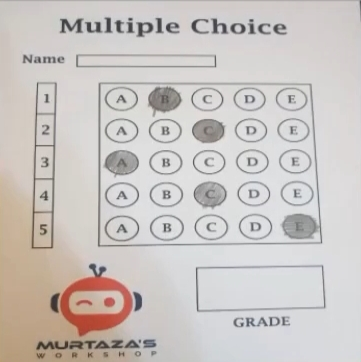
#> input picture IMG_20241014_172639.jpg, 361 x 362 px, found by its file name
$ python OMR.py
#> lines starting #> are read from the running program, lines starting #| are printed output that depends on the picture; after the words box and inside, x2 and y2 are one past the last pixel; in counts of white or black regions, pixels touching at a corner belong together
### UTILS.py
import cv2
import numpy as np

def stackImages(imgArray, scale, labels=[]):
    rows = len(imgArray)
    cols = len(imgArray[0])
    rowsAvailable = isinstance(imgArray[0], list)

    # Get the width and height from the first image
    width = imgArray[0][0].shape[1]
    height = imgArray[0][0].shape[0]

    if rowsAvailable:
        for x in range(rows):
            for y in range(cols):
                imgArray[x][y] = cv2.resize(imgArray[x][y], (0, 0), None, scale, scale)
                if len(imgArray[x][y].shape) == 2:
                    imgArray[x][y] = cv2.cvtColor(imgArray[x][y], cv2.COLOR_GRAY2BGR)

        imageBlank = np.zeros((height, width, 3), np.uint8)
        hor = [imageBlank] * rows
        for x in range(rows):
            hor[x] = np.hstack(imgArray[x])

        ver = np.vstack(hor)

    else:
        for x in range(rows):
            imgArray[x] = cv2.resize(imgArray[x], (0, 0), None, scale, scale)
            if len(imgArray[x].shape) == 2:
                imgArray[x] = cv2.cvtColor(imgArray[x], cv2.COLOR_GRAY2BGR)

        ver = np.hstack(imgArray)

    if len(labels) != 0:
        eachImgWidth = int(ver.shape[1] / cols)
        eachImgHeight = int(ver.shape[0] / rows)

        for d in range(rows):
            for c in range(cols):
                cv2.rectangle(ver, (c * eachImgWidth, eachImgHeight * d),
                              (c * eachImgWidth + len(labels[d][c]) * 13 + 27,
                               eachImgHeight * (d + 1)), (0, 255, 0), 2)
                cv2.putText(ver, labels[d][c], (eachImgWidth * c + 10, eachImgHeight * d + 20),
                            cv2.FONT_HERSHEY_COMPLEX, 0.7, (255, 255, 255), 2)

    return ver


def rectCountour(coutours):

    rectCon= []
    for i in coutours:
        area= cv2.contourArea(i)
        # print("Area",area)
        if area>50:
            peri= cv2.arcLength(i,True)
            approx= cv2.approxPolyDP(i,0.02*peri,True)

            # print("Corner Points",len(approx))
            if len(approx)==4:
                rectCon.append(i)
    rectCon = sorted(rectCon,key=cv2.contourArea, reverse=True)

    return rectCon


def getCornerPoints(cont):
    peri= cv2.arcLength(cont,True)
    approx= cv2.approxPolyDP(cont,0.02*peri,True)
    return approx


def reorder(myPoints):

    myPoints = myPoints.reshape((4,2))
    myPointsNew= np.zeros((4,1,2),np.int32)
    add= myPoints.sum(1)
    # print(myPoints)
    # print(add)
    myPointsNew[0]= myPoints[np.argmin(add)]    #[0,0]
    myPointsNew[3]= myPoints[np.argmax(add)]    #[w,h]
    diff= np.diff(myPoints,axis=1)
    myPointsNew[1]= myPoints[np.argmin(diff)]   #[w,0]
    myPointsNew[2]= myPoints[np.argmax(diff)]   #[0,h]
    # print(diff)

    return myPointsNew


def splitBoxes(img):
    rows=np.vsplit(img,5)
    boxes=[]
    for r in rows:
        cols= np.hsplit(r,5)
        for box in cols:
            boxes.append(box)
            # cv2.imshow("Split",box)
    return boxes


def showAnswers(img,myIndex,grading,ans,questions,choices):
    secW= int(img.shape[1]/questions)
    secH= int(img.shape[0]/choices)

    for x in range(0,questions):
        myAns= myIndex[x]
        cX=(myAns*secW)+secW//2
        cY=(x*secH)+secH//2

        if grading[x]==1:
            myColor=(0,255,0)
        else:
            myColor=(0,0,255)
            correctAns= ans[x]
            cv2.circle(img,((correctAns*secW)+secW//2,(x*secH)+secH//2) ,0,(0,255,0),cv2.FILLED)

        cv2.circle(img,(cX,cY),50,myColor,cv2.FILLED)

    return img

### OMR.py
import cv2
import numpy as np
import UTILS

path = r"C:\Users\Siddhant\Desktop\MV Project\IMG_20241014_172639.jpg"
widthImg = 700
heightImg = 700
questions = 5
choices = 5
ans = [1,2,0,1,4]


img = cv2.imread(path)
#> img is the input picture: shape (362, 361, 3); mean B, G, R 194.8, 197.8, 203.1

#PreProcess
img = cv2.resize(img,(widthImg,heightImg))
#> img: shape (700, 700, 3)
imgContours=img.copy()
imgFinal=img.copy()
imgBiggestContours=img.copy()

imgGray = cv2.cvtColor(img,cv2.COLOR_BGR2GRAY)
imgBlur = cv2.GaussianBlur(imgGray,(5,5),1)
imgCanny = cv2.Canny(imgBlur,10,50)
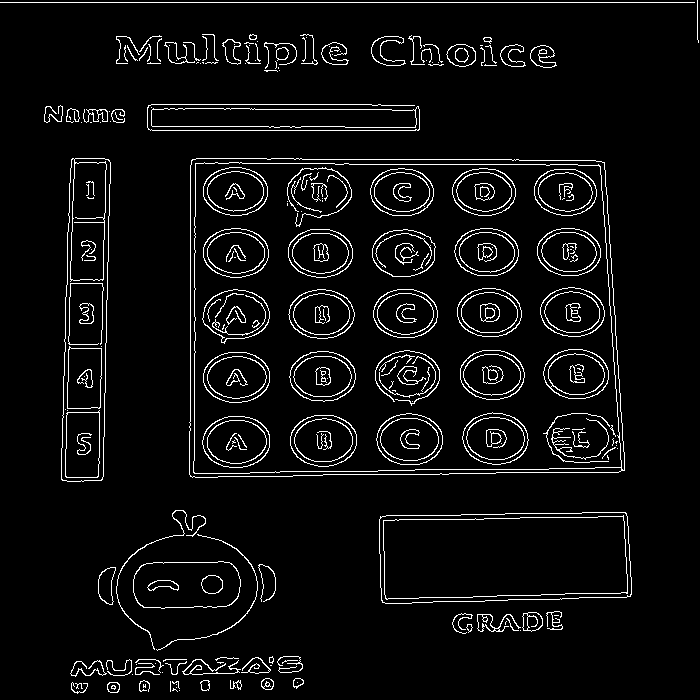
#> imgCanny: shape (700, 700); 5.3% white in thin lines or dots


#finding all contours
countours,hierarchy = cv2.findContours(imgCanny,cv2.RETR_EXTERNAL,cv2.CHAIN_APPROX_NONE)
#> countours = 119 contours, 88 with area under 20; largest, box (x1, y1, x2, y2) and area: (189, 158, 625, 478) 133658, (379, 512, 632, 604) 21464, (61, 158, 111, 482) 13161, (147, 104, 420, 131) 4642, (133, 561, 241, 609) 4499
cv2.drawContours(imgContours,countours,-1,(0,255,0),10)
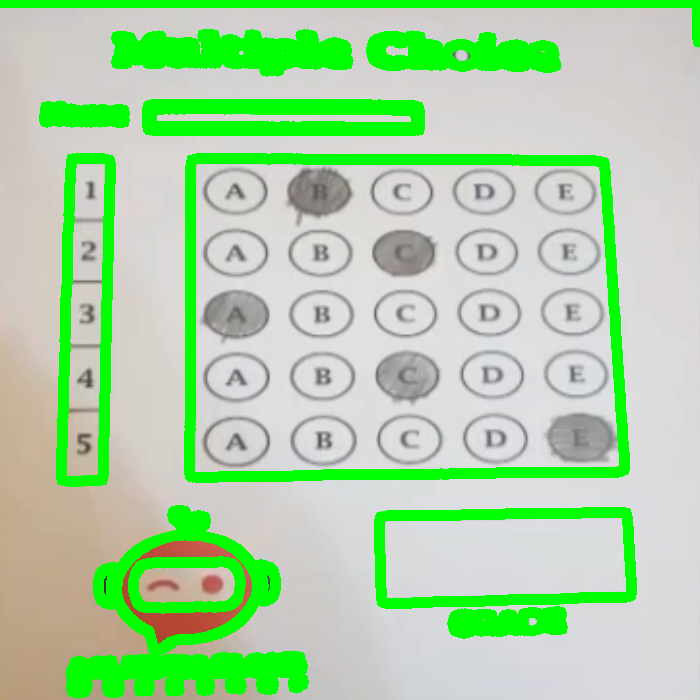
#> imgContours: shape (700, 700, 3); mean B, G, R 165.7, 211.8, 172


#find rectangles
rectCon= UTILS.rectCountour(countours)
#> the loop in rectCountour, `for i in coutours:` made 119 passes
#> (area, peri, approx) on passes 47, 49, 50, 63: (21463.5, 674.2, [[626, 513], [380, 516], [381, 600], [630, 596]]), (133657.5, 1493.8, [[191, 160], [190, 476], [624, 470], [604, 162]]), (13161, 732.9, [[72, 158], [61, 479], [101, 480], [110, 162]]), (4642.5, 1761.6, [[147, 107], [419, 129]])
#> after the loop in rectCountour, `for i in coutours:`: rectCon = 3 contours; box (x1, y1, x2, y2) and area: (189, 158, 625, 478) 133658, (379, 512, 632, 604) 21464, (61, 158, 111, 482) 13161
biggestContour= UTILS.getCornerPoints(rectCon[0])
#> in getCornerPoints, `peri= cv2.arcLength(cont,True)`: peri = 1493.8
#> in getCornerPoints, `approx= cv2.approxPolyDP(cont,0.02*peri,True)`: approx = [[191, 160], [190, 476], [624, 470], [604, 162]]
#> biggestContour = [[191, 160], [190, 476], [624, 470], [604, 162]]
# print(biggestContour.shape)
gradePoints = UTILS.getCornerPoints(rectCon[1])
#> gradePoints = [[626, 513], [380, 516], [381, 600], [630, 596]]
# print(biggestContour)


if biggestContour.size!=0 and gradePoints.size!=0:
    cv2.drawContours(imgBiggestContours,biggestContour,-1,(0,255,0),20)
    cv2.drawContours(imgBiggestContours,gradePoints,-1,(255,0,0),20)

    biggestContour= UTILS.reorder(biggestContour)
#> in reorder, `myPoints = myPoints.reshape((4,2))`: myPoints = [[191, 160], [190, 476], [624, 470], [604, 162]]
#> in reorder, `add= myPoints.sum(1)`: add = [351, 666, 1094, 766]
#> in reorder, `diff= np.diff(myPoints,axis=1)`: diff = [-31, 286, -154, -442]
#> biggestContour = [[191, 160], [604, 162], [190, 476], [624, 470]]
    gradePoints= UTILS.reorder(gradePoints)
#> gradePoints = [[380, 516], [626, 513], [381, 600], [630, 596]]

    pt1 = np.float32(biggestContour)
#> pt1 = [[191, 160], [604, 162], [190, 476], [624, 470]]
    pt2 = np.float32([[0,0],[widthImg,0],[0,heightImg],[widthImg,heightImg]])
    matrix= cv2.getPerspectiveTransform(pt1,pt2)
#> matrix = [[1.68, 0.00531, -321.5], [-0.0115, 2.37, -376.4], [-6.08e-05, 0.000167, 1]]
    imgWarpColored= cv2.warpPerspective(img,matrix,(widthImg,heightImg))


    ptG1 = np.float32(gradePoints)
#> ptG1 = [[380, 516], [626, 513], [381, 600], [630, 596]]
    ptG2 = np.float32([[0,0],[325,0],[0,150],[325,150]])
    matrixG = cv2.getPerspectiveTransform(ptG1,ptG2)
#> matrixG = [[1.39, -0.0165, -519.2], [0.0234, 1.92, -1000.6], [-4.7e-05, 0.000157, 1]]
    imgGradeDisplay = cv2.warpPerspective(img,matrixG,(325,150))
    # cv2.imshow("Grade",imgGradeDisplay)


    #Apply threshold
    imgWarpGray = cv2.cvtColor(imgWarpColored,cv2.COLOR_BGR2GRAY)
    imgThresh = cv2.threshold(imgWarpGray,170,255,cv2.THRESH_BINARY_INV)[1]
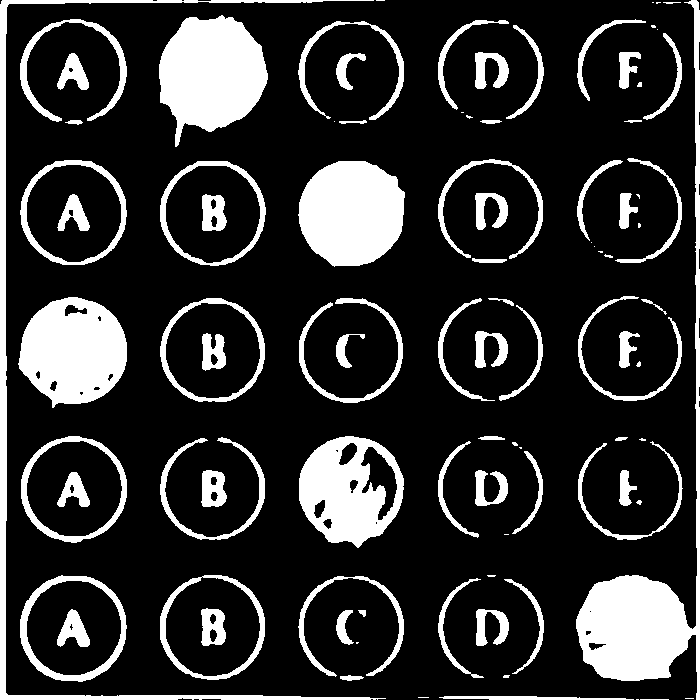
#> imgThresh: shape (700, 700); 19.3% white; 93 white regions (23 under 20 px), largest, box (x1, y1, x2, y2) and area: (576, 0, 700, 700) 12455, (159, 15, 268, 147) 9741, (298, 161, 405, 267) 8920


    boxes= UTILS.splitBoxes(imgThresh)
#> in splitBoxes, `rows=np.vsplit(img,5)`: rows = 5 items
#> the loop in splitBoxes, `for r in rows:` made 5 passes
#> after the loop in splitBoxes, `for r in rows:`: boxes = 25 items
#> boxes = 25 items
    # cv2.imshow("Test",boxes[2])
    # print(cv2.countNonZero(boxes[1]),cv2.countNonZero(boxes[2]))


    #getting non zero pixel values of each box
    myPixelVal= np.zeros((questions,choices))
    countC = 0
    countR = 0

    for image in boxes:
        totalPixels = cv2.countNonZero(image)
        myPixelVal[countR][countC]= totalPixels
        countC+=1
        if(countC==choices):countR+=1;countC=0
#> this loop made 25 passes
#> totalPixels on passes 1 to 8: 3682, 10092, 1976, 2041, 2386, 3194, 2359, 8920
#> after the loop, countC = 0; countR = 5; myPixelVal = [[3682, 10092, 1976, 2041, 2386], [3194, 2359, 8920, 2028, 2187], [9660, 2224, 1822, 1897, 2145], [3322, 2161, 7171, 1731, 1959], [4250, 2950, 2103, 2214, 10220]]
    # print(myPixelVal)


    #finding index values of the markings
    myIndex=[]
    for x in range (0,questions):
        arr= myPixelVal[x]
        # print("arr",arr)
        myIndexVal= np.where(arr==np.amax(arr))
        # print(myIndexVal[0])
        myIndex.append(myIndexVal[0][0])
#> this loop made 5 passes
#> (arr, myIndexVal) on passes 1 to 5: ([3682, 10092, 1976, 2041, 2386], ([1],)), ([3194, 2359, 8920, 2028, 2187], ([2],)), ([9660, 2224, 1822, 1897, 2145], ([0],)), ([3322, 2161, 7171, 1731, 1959], ([2],)), ([4250, 2950, 2103, 2214, 10220], ([4],))
#> after the loop, myIndex = [1, 2, 0, 2, 4]
    # print(myIndex)


    #grading
    grading=[]
    for x in range (0,questions):
        if ans[x]==myIndex[x]:
            grading.append(1)
        else:
            grading.append(0)
#> after the loop, grading = [1, 1, 1, 0, 1]
    print(grading)
#| [1, 1, 1, 0, 1]
    score= (sum(grading)/questions)*100 #final grading
#> score = 80
    print(score)
#| 80.0


    #displaying answers
    imgResult= imgWarpColored.copy()
    imgResult= UTILS.showAnswers(imgResult,myIndex,grading,ans,questions,choices)
#> the loop in showAnswers, `for x in range(0,questions):` made 5 passes
#> (myAns, cX) on passes 1 to 5: (1, 210), (2, 350), (0, 70), (2, 350), (4, 630)
#> after the loop in showAnswers, `for x in range(0,questions):`:
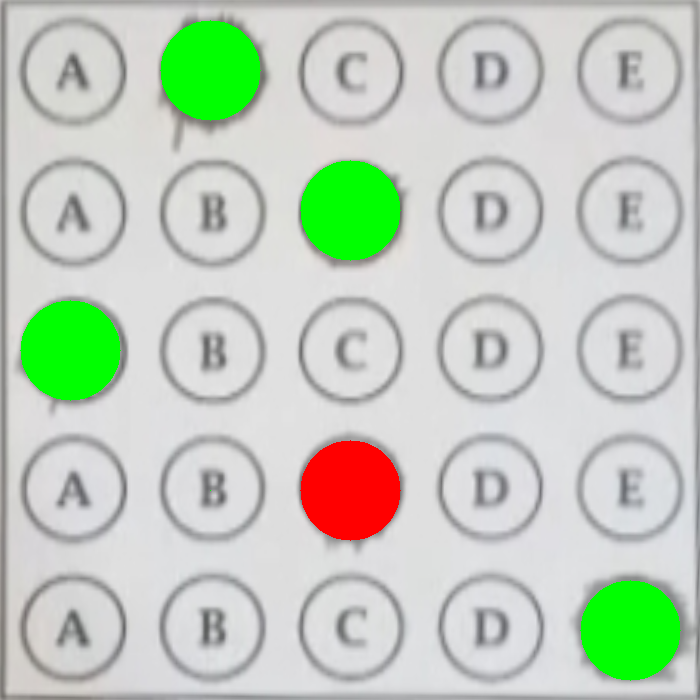
#> img: shape (700, 700, 3); mean B, G, R 189.4, 205.5, 193.2
    imgRawDrawing= np.zeros_like(imgWarpColored)
    imgRawDrawing= UTILS.showAnswers(imgRawDrawing,myIndex,grading,ans,questions,choices)
#> call 2 of showAnswers, with questions = 5, choices = 5
#> the loop in showAnswers (call 2), `for x in range(0,questions):` made 5 passes
#> after the loop in showAnswers (call 2), `for x in range(0,questions):`:
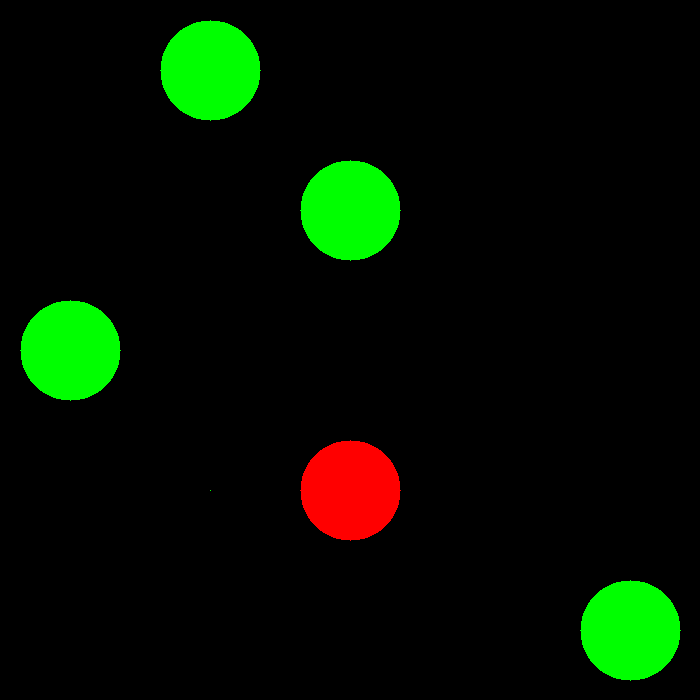
#> img: shape (700, 700, 3); mean B, G, R 0, 16.3, 4.1
    invMatrix= cv2.getPerspectiveTransform(pt2,pt1)
#> invMatrix = [[0.612, -0.0149, 191], [0.00864, 0.418, 160], [3.57e-05, -7.08e-05, 1]]
    imgInvWarp= cv2.warpPerspective(imgRawDrawing,invMatrix,(widthImg,heightImg))

    imgRawGrade = np.zeros_like(imgGradeDisplay)
    cv2.putText(imgRawGrade,str(int(score))+"%",(60,100),cv2.FONT_HERSHEY_COMPLEX,3,(0,255,255),3)
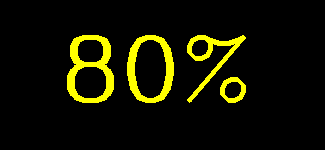
#> imgRawGrade: shape (150, 325, 3); mean of channels 0, 1, 2 0, 19.3, 19.3; drawn as B, G, R
    # cv2.imshow("Grade",imgRawGrade)
    invMatrixG = cv2.getPerspectiveTransform(ptG2,ptG1)
#> invMatrixG = [[0.779, -0.0244, 380], [0.00886, 0.511, 516], [3.53e-05, -8.15e-05, 1]]
    imgInvGradeDisplay = cv2.warpPerspective(imgRawGrade,invMatrixG,(widthImg,heightImg))


    imgFinal= cv2.addWeighted(imgFinal,1,imgInvWarp,1,0)
    imgFinal= cv2.addWeighted(imgFinal,1,imgInvGradeDisplay,1,0)


imgBlank=np.zeros_like(img)
imageArray=([img,imgGray,imgBlur,imgCanny],
            [imgContours,imgBiggestContours,imgWarpColored,imgThresh],
            [imgResult,imgRawDrawing,imgInvWarp,imgFinal])

labels=[["Original image","Gray          ","Blur          ","Canny          "],
        ["Contours      ","BiggestCon    ","Warp          ","Threshold      "],
        ["Result        ","Raw Drawing   ","Inv Warp      ","Final image    "]]

imgStacked= UTILS.stackImages(imageArray,0.3,labels)
#> in stackImages, `rows = len(imgArray)`: rows = 3
#> in stackImages, `cols = len(imgArray[0])`: cols = 4
#> in stackImages, `rowsAvailable = isinstance(imgArray[0], list)`: rowsAvailable = True
#> in stackImages, `hor = [imageBlank] * rows`: hor = 3 items
#> in stackImages, `eachImgWidth = int(ver.shape[1] / cols)`: eachImgWidth = 210
#> after the loop in stackImages, `for d in range(rows):`:
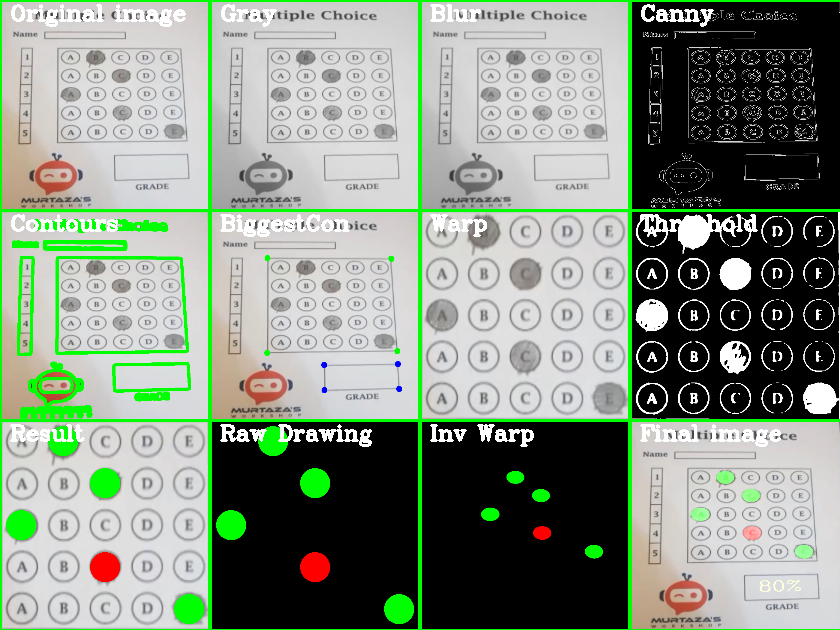
#> ver: shape (630, 840, 3); mean of channels 0, 1, 2 132, 147, 135.2; drawn as B, G, R

cv2.imshow("Final Result",imgFinal)
cv2.imshow("Stacked Images",imgStacked)
cv2.waitKey(0)
